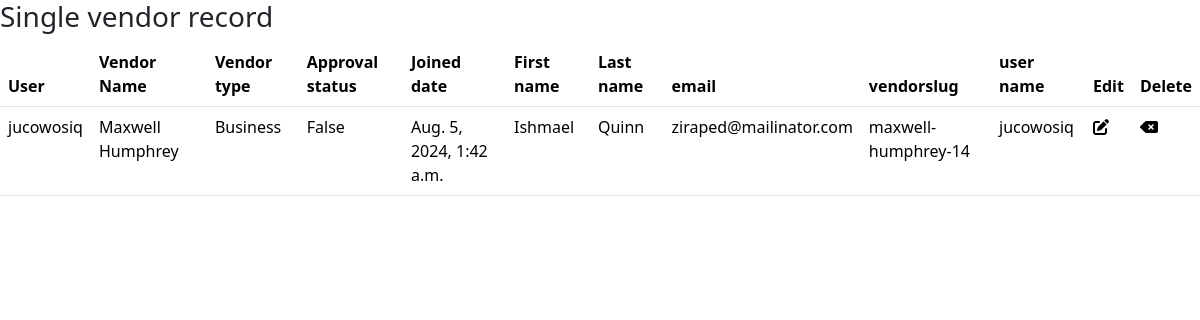
The page /adminarea/get_single_vendor/4/ on the database its author committed.
### Vendor/models.py (models this page shows, shortened)
class VendorRegistration(models.Model):
    user = models.OneToOneField(User, related_name='user',on_delete=models.CASCADE)
    user_profile = models.OneToOneField(UserProfile, related_name='thevendor', on_delete=models.CASCADE)
    vendorname =models.CharField(max_length=300)
    vendorType = models.CharField(max_length=100, choices=vendor_type, default='Individual')
    vendorlicense= models.ImageField(upload_to='Vendor/license')
    vendorslug = models.SlugField(max_length=50, unique=True)
    Isapproved = models.BooleanField(default=False)
    CreatedAt = models.DateTimeField(auto_now_add=True)
    modifiedAt = models.DateTimeField(auto_now=True)

### authentication/models.py (models this page shows, shortened)
class User(AbstractUser):
    VENDOR = 1
    CUSTOMER = 2
    DRIVER = 3
    ROLE_CHOICE = (
    (VENDOR, 'Vendor'),
    (CUSTOMER, 'Customer'),
    (DRIVER, 'Driver')
    )
    username = models.CharField( max_length=40)
    email = models.EmailField(unique=True)
    role = models.PositiveSmallIntegerField(choices=ROLE_CHOICE, blank=True, null=True)
    is_staff = models.BooleanField(default=False)
    is_superuser = models.BooleanField(default=False)
    USERNAME_FIELD = 'email'
    REQUIRED_FIELDS = ['username']
    def __str__(self):
        return self.username

class UserProfile(models.Model):
    user = models.OneToOneField(User, on_delete=models.CASCADE)
    first_name = models.CharField(max_length=100)
    last_name = models.CharField(max_length=100)
    profile_picture = models.ImageField(upload_to='Userfolder/profile_pictures', blank=True, null=True)
    DOB = models.DateTimeField(auto_now_add=False, null= False, blank=False)
    address_line1 = models.CharField(max_length=200)
    adress_line2 = models.CharField(max_length=200)
    nationality =  models.CharField(max_length=150, blank=True, null=True)
    city = models.CharField(max_length=200, blank=True, null=True)
    zip_or_postcode = models.CharField(max_length= 20, blank=True, null=True)
    mobile_number = models.CharField(max_length=60)
    created_at = models.DateTimeField(auto_now_add=True)
    modified_at = models.DateTimeField(auto_now=True)

### adminarea/views.py (the view)
# urls.py: path('get_single_vendor/<int:pk>/', views.view_single_record, name= 'view_single_record')
def view_single_record(request, pk):
    try:
        thesinglevendor = VendorRegistration.objects.get(pk = pk)
    except VendorRegistration.DoesNotExist:
        return HttpResponse('the record you are trying to view does not exist')
    context = {
        'thesinglevendor': thesinglevendor,
    }
    return render(request, 'adminarea/view_single_record.html', context)

### templates/adminarea/view_single_record.html (shortened to what this page needs)
<!DOCTYPE html>
<html lang="en">
<head>
    <link rel="stylesheet" href="https://cdnjs.cloudflare.com/ajax/libs/font-awesome/6.6.0/css/all.min.css">
    <link href="https://cdn.jsdelivr.net/npm/bootstrap@5.3.3/dist/css/bootstrap.min.css" rel="stylesheet"
>
</head>
<body>
    <h3>Single vendor record</h3>
    <table class="table">
        <thead>
            <tr>
                <th scope="col">User</th>
                <th scope="col">Vendor Name</th>
                <th scope="col">Vendor type</th>
                <th scope="col">Approval status</th>
                <th scope="col">Joined date</th>
                <th scope="col">First name</th>
                <th scope="col">Last name</th>
                <th scope="col">email</th>
                <th scope="col">vendorslug</th>
                <th scope="col">user name</th>
                <th>Edit</th>
                <th>Delete</th>
            </tr>
        </thead>
        <tbody>
            <tr>
                <td>{{ thesinglevendor.user }}</td>
                <td>{{thesinglevendor.vendorname}}</td>
                <td>{{thesinglevendor.vendorType}}</td>
                <td>{{thesinglevendor.Isapproved}}</td>
                <td>{{thesinglevendor.CreatedAt}}</td>
                <td>{{thesinglevendor.user_profile.first_name}}</td>
                <td>{{thesinglevendor.user_profile.last_name}}</td>
                <td>{{thesinglevendor.user.email}}</td>
                <td>{{thesinglevendor.vendorslug}}</td>
                <td>{{thesinglevendor.user.username}}</td>
                <td><i class="fa-solid fa-pen-to-square"></i></td>
                <td><i class="fa-solid fa-delete-left"></i></td>
            </tr>
        </tbody>
    </table>
</body>
</html>

### rows shown on the page
VendorRegistration: user "jucowosiq", vendorname "Maxwell Humphrey", vendorType "Business", Isapproved "False", CreatedAt "Aug. 5, 2024, 1:42 a.m.", user_profile.first_name "Ishmael", user_profile.last_name "Quinn", user.email "ziraped@mailinator.com", vendorslug "maxwell-humphrey-14", user.username "jucowosiq"
